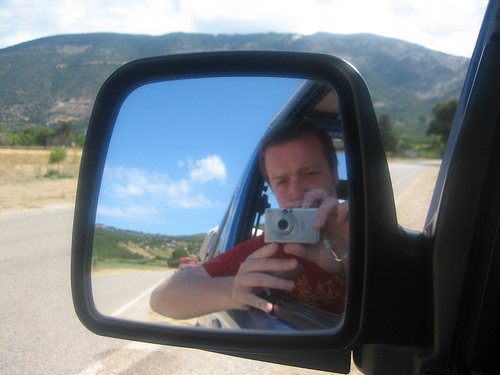
#> input picture experiments/2011_001100.jpg, 500 x 375 px, found by its file name
$ python data_augment_test.py
#> lines starting #> are read from the running program, lines starting #| are printed output that depends on the picture; after the words box and inside, x2 and y2 are one past the last pixel; in counts of white or black regions, pixels touching at a corner belong together
### ssds/utils/data_augment.py
"""Data augmentation functionality. Passed as callable transformations to
Dataset classes.

The data augmentation procedures were interpreted from @weiliu89's SSD paper
http://arxiv.org/abs/1512.02325

Ellis Brown, Max deGroot
"""

import torch
import cv2
import numpy as np
import random
import math
from ssds.utils.box_utils import matrix_iou

def _crop(image, boxes, labels):
    height, width, _ = image.shape

    if len(boxes)== 0:
        return image, boxes, labels

    while True:
        mode = random.choice((
            None,
            (0.1, None),
            (0.3, None),
            (0.5, None),
            (0.7, None),
            (0.9, None),
            (None, None),
        ))

        if mode is None:
            return image, boxes, labels

        min_iou, max_iou = mode
        if min_iou is None:
            min_iou = float('-inf')
        if max_iou is None:
            max_iou = float('inf')

        for _ in range(50):
            scale = random.uniform(0.3,1.)
            min_ratio = max(0.5, scale*scale)
            max_ratio = min(2, 1. / scale / scale)
            ratio = math.sqrt(random.uniform(min_ratio, max_ratio))
            w = int(scale * ratio * width)
            h = int((scale / ratio) * height)


            l = random.randrange(width - w)
            t = random.randrange(height - h)
            roi = np.array((l, t, l + w, t + h))

            iou = matrix_iou(boxes, roi[np.newaxis])

            if not (min_iou <= iou.min() and iou.max() <= max_iou):
                continue

            image_t = image[roi[1]:roi[3], roi[0]:roi[2]]

            centers = (boxes[:, :2] + boxes[:, 2:]) / 2
            mask = np.logical_and(roi[:2] < centers, centers < roi[2:]) \
                     .all(axis=1)
            boxes_t = boxes[mask].copy()
            labels_t = labels[mask].copy()
            if len(boxes_t) == 0:
                continue

            boxes_t[:, :2] = np.maximum(boxes_t[:, :2], roi[:2])
            boxes_t[:, :2] -= roi[:2]
            boxes_t[:, 2:] = np.minimum(boxes_t[:, 2:], roi[2:])
            boxes_t[:, 2:] -= roi[:2]

            return image_t, boxes_t,labels_t


# [109 lines left out: functions _distort, _expand, _mirror, _elastic, preproc_for_test, not called in this run]

def draw_bbox(image, bbxs, color=(0, 255, 0)):
    img = image.copy()
    bbxs = np.array(bbxs).astype(np.int32)
    for bbx in bbxs:
        cv2.rectangle(img, (bbx[0], bbx[1]), (bbx[2], bbx[3]), color, 5)
    return img

class preproc(object):

    # [94 lines left out: functions __init__, __call__, not called in this run]

    def add_writer(self, writer, epoch=None):
        self.writer = writer
        self.epoch = epoch if epoch is not None else self.epoch + 1

    def release_writer(self):
        self.writer = None

### ssds/utils/data_augment_test.py
"""Data augmentation functionality. Passed as callable transformations to
Dataset classes.

The data augmentation procedures were interpreted from @weiliu89's SSD paper
http://arxiv.org/abs/1512.02325

Ellis Brown, Max deGroot
"""

import cv2
import numpy as np
from data_augment import draw_bbox,_crop,_distort,_elastic,_expand,_mirror

if __name__ == '__main__':
    image = cv2.imread('./experiments/2011_001100.jpg')
#> image is the input picture: shape (375, 500, 3); mean B, G, R 129.4, 122.5, 114.1
    boxes = np.array([np.array([124, 150, 322, 351])]) # ymin, xmin, ymax, xmax
    labels = np.array([[1]])
    p = 1

    image_show = draw_bbox(image, boxes)
#> after the loop in draw_bbox, `for bbx in bbxs:`:
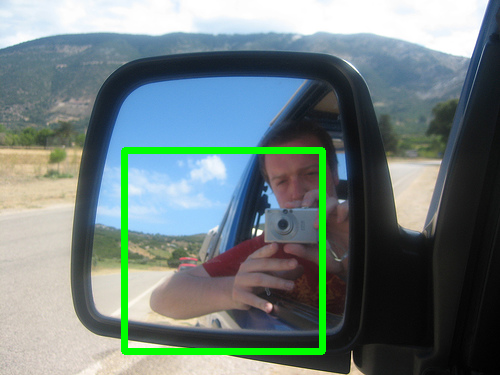
#> img: shape (375, 500, 3); 2.97% of pixels changed, all inside (x1, y1, x2, y2) = (121, 147, 326, 355)
    cv2.imshow('input_image', image_show)

    image_t, boxes, labels = _crop(image, boxes, labels)
#> (the run stopped early here; a loop or call above may not have finished)

$ run again, with experiments/person.jpg copied over experiments/2011_001100.jpg
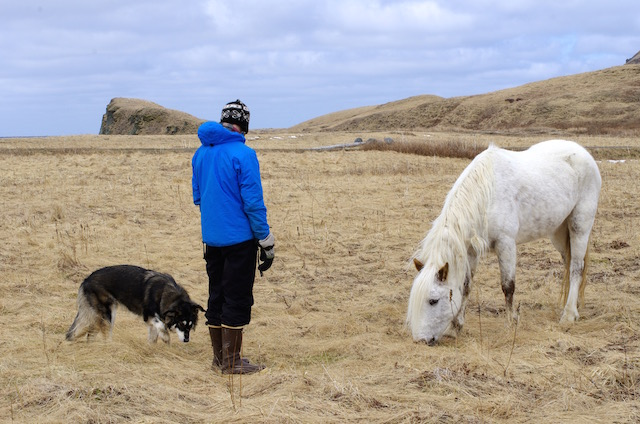
#> input picture experiments/person.jpg, 640 x 424 px, found by its file name
#> image is the input picture: shape (424, 640, 3); mean B, G, R 154.7, 160.1, 166.5
#> after the loop in draw_bbox, `for bbx in bbxs:`:
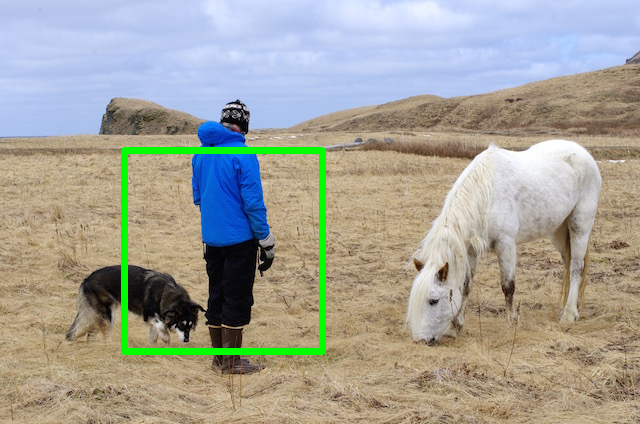
#> img: shape (424, 640, 3); 2.05% of pixels changed, all inside (x1, y1, x2, y2) = (121, 147, 326, 355)
